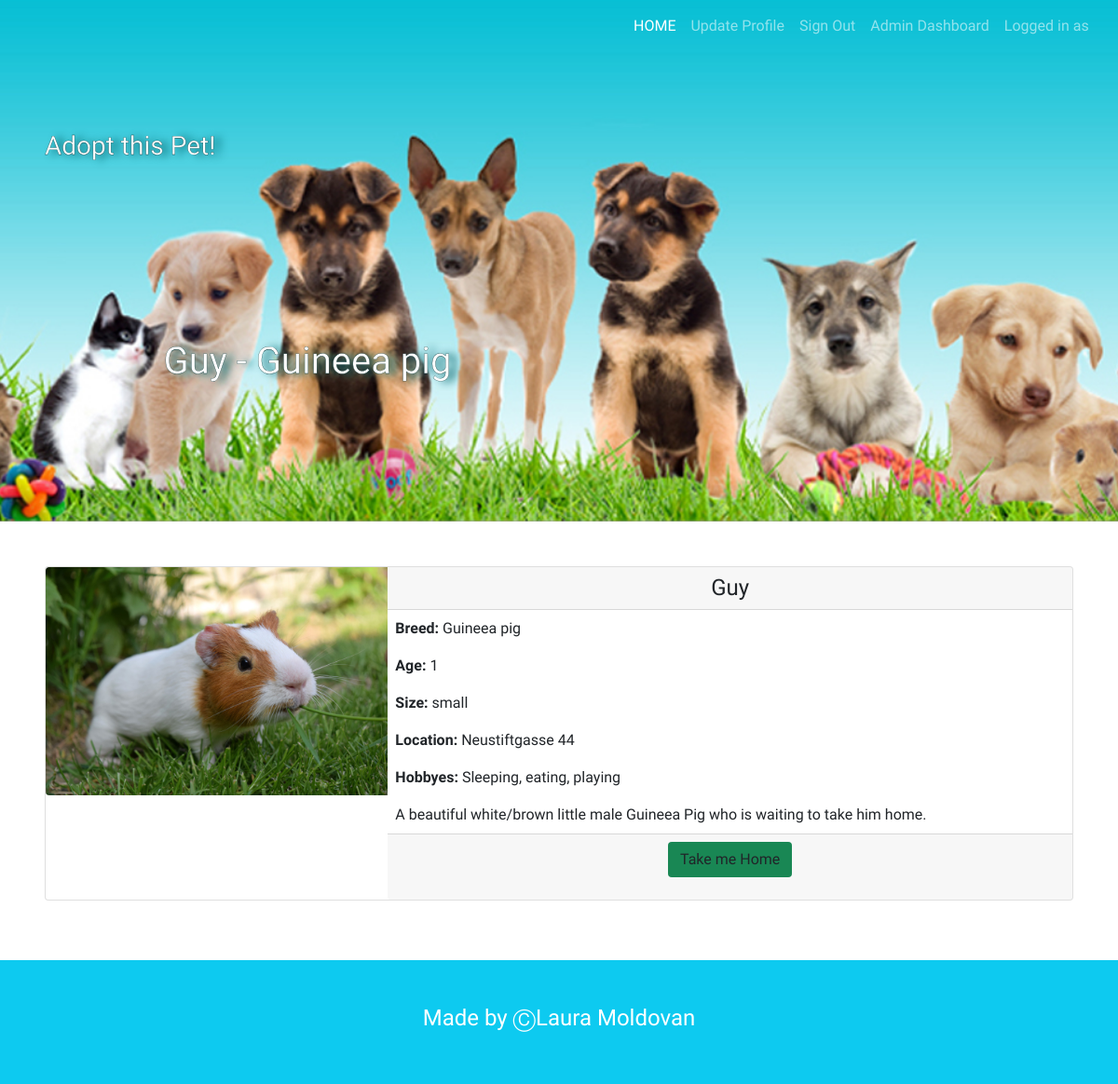
The page /details.php?id=6 (signed in) on the database as committed earlier.
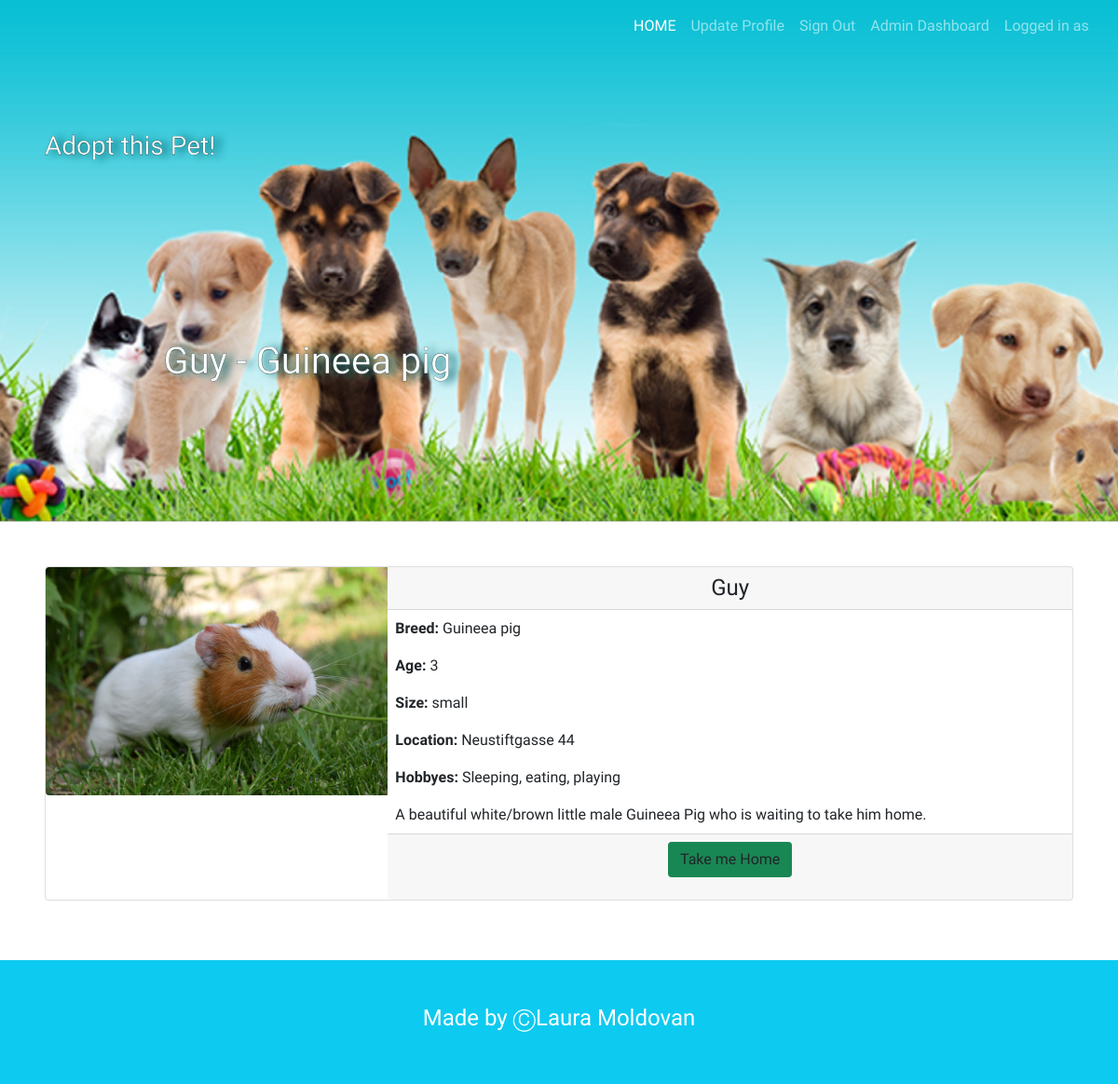
The same page on the database as committed later.
### tables this page shows
CREATE TABLE `animals` (
  `id` int(11) NOT NULL PRIMARY KEY AUTO_INCREMENT,
  `name` varchar(255) NOT NULL,
  `breed` varchar(50) NOT NULL,
  `size` varchar(50) NOT NULL,
  `location` varchar(255) NOT NULL,
  `description` varchar(255) NOT NULL,
  `hobby` varchar(50) NOT NULL,
  `age` INT NOT NULL,
  `picture` varchar(255) DEFAULT NULL,
  `status` boolean DEFAULT 1
);

### details.php (the view, shortened to what this page needs)
<?php
require_once 'components/db_connect.php';
if ($_GET['id']) {
    $id = $_GET['id'];
    $sql = "SELECT * FROM animals WHERE id = {$id}";
    $result = mysqli_query($connect, $sql);
    if (mysqli_num_rows($result) == 1) {
        $data = mysqli_fetch_assoc($result);
        $name = $data['name'];
        $breed = $data['breed'];
        $size = $data["size"];
        $location = $data["location"];
        $description = $data["description"];
        $hobby = $data["hobby"];
        $age = $data["age"];
        $status = $data["status"];
        $picture = $data["picture"];
    } else {
        header("location: error.php");
    }
} else {
    header("location: error.php");
}
?>
<!DOCTYPE html>
<html lang="en">
<head>
    <?php require_once 'components/boot.php' ?>
    <link rel="stylesheet" type='text/css' href="css/style.css" />
</head>
<body>
    <header>
        <ul class="nav menu">
            <nav class="navbar navbar-expand-lg navbar-dark">
                <div class="container-fluid">
                    <div class="collapse navbar-collapse" id="navbarNav">
                        <ul class="navbar-nav">
                            <li class="nav-item">
                                <a class="nav-link active" aria-current="page" href="home.php">
                                    HOME
                                </a>
                            </li>
                            <li class="nav-item">
                                <a class="nav-link" href="update.php?id=<?php echo $row1['id'] ?>">
                                    Update Profile
                                </a>
                            </li>
                            <li class="nav-item">
                                <a class="nav-link" href="logout.php?logout">Sign Out</a>
                            </li>
                            <?php if (isset($_SESSION['adm']))
                                echo "<li class='nav-item'>
                                 <a class='nav-link' href='dashBoard.php'>Admin Dashboard</a></li>"
                            ?>
                            <li class="nav-item">
                                <a class="nav-link" href="#">Logged in as </br><?php echo $row1['fname'] . " " . $row1['lname']; ?></a>
                            </li>
                        </ul>
                    </div>
                </div>
            </nav>
        </ul>
        <div class="hero p-5">
            <h3>
                Adopt this Pet!
            </h3>
            <h1 class="text-center">
                <?php echo $name . " - " . $breed; ?>
            </h1>
        </div>
    </header>
    <main class="p-5">
        <div class="card mb-3">
            <div class="row g-0">
                <div class="col-md-4">
                    <img src="pictures/animals/<?php echo $picture; ?>" class="img-fluid rounded-start" alt="<?php echo $name; ?>">
                </div>
                <div class="col-md-8">
                    <h4 class='card-header text-center'><?php echo $name; ?></h4>
                    <div class='card-body p-2'>
                        <p class='card-text'><b> Breed: </b> <?php echo $breed; ?></p>
                        <p class='card-text'><b> Age: </b> <?php echo $age; ?></p>
                        <p class='card-text'><b> Size: </b> <?php echo $size; ?></p>
                        <p class='card-text'><b> Location: </b> <?php echo $location; ?></p>
                        <p class='card-text'><b> Hobbyes: </b> <?php echo $hobby; ?></p>
                        <p class='card-text'><?php echo $description; ?></p>
                    </div>
                    <div class='card-footer text-center'>
                       <?php if ($status == 1)
                            echo "<p class='btn btn-small bg-success' href='adopt.php'>Take me Home</p>";
                        else if ($status == 0)
                            echo "<p class='btn btn-small bg-danger' href='adopted.php'>Already Adopted</p>"
                        ?>
                            </div>
                        </div>
                    </div>
                </div>
    </main>
    <footer class=" p-5 bg-info">
        <p class="h4 text-center text-white">Made by <a href="#">&#x24B8Laura Moldovan</a></p>
    </footer>
</body>
</html>

Rows that differ between the two databases and show on the page:
changed animals "Guy": age "1" → "3"
